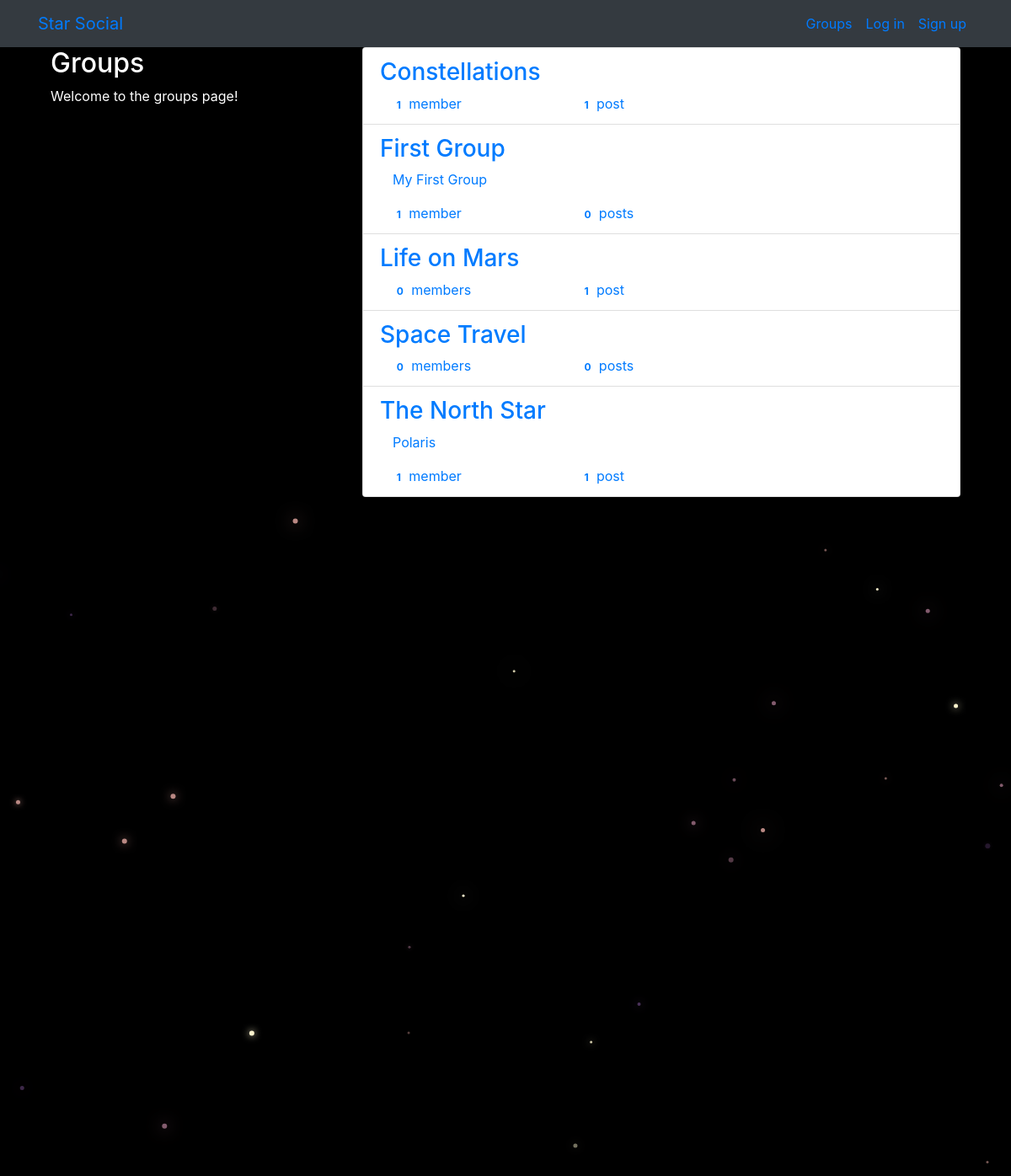
The app's page /groups/ with its own data.
### groups/models.py (models this page shows, shortened)
class Group(models.Model):
    name = models.CharField(max_length = 255, unique=True)
    slug = models.SlugField(allow_unicode=True, unique = True)
    description = models.TextField(blank=True, default='')
    description_html = models.TextField(editable=False, default='', blank = True)
    members = models.ManyToManyField(User, through='GroupMember')
    class Meta:
        ordering = ['name']

### groups/views.py (the view)
# urls.py: path('', views.ListGroups.as_view(), name="all"),
class ListGroups(generic.ListView):
    model = Group

### groups/templates/groups/group_list.html (shortened to what this page needs)
{% extends "groups/group_base.html" %}
{% block pregroup %}
<div class="col-md-4">
  <div class="content">
    <h2>Groups</h2>
    <p>Welcome to the groups page!</p>
  </div>
</div>
{% endblock %}
{% block group_content %}
<div class="col-md-8">
    <div class="list-group">
        {% for group in object_list %}
        <a class = 'list-group-item' href="{% url 'groups:single' slug=group.slug %}">
          <h3 class = 'title list-group-item-heading'>{{group.name}}</h3>
          <div class="list-group-item-text container-fluid">
            {{group.description_html|safe}}
            <div class="row">
              <div class="col-md-4">
                <span class='badge'>{{group.members.count}}</span>
                member{{group.members.count|pluralize}}
              </div>
              <div class="col-md-4">
                <span class = 'badge'>{{group.posts.count}}</span>
                post{{group.posts.count|pluralize}}
              </div>
            </div>
          </div>
        </a>
        {% endfor %}
    </div>
</div>
{% endblock %}

### static/simplesocial/css/master.css (style rules this page uses)
body { margin: 0; overflow: hidden; background-color: black; color:white; }

### records on screen
Group: name "Constellations", members.count "1", posts.count "1"
Group: name "First Group", description_html "My First Group", members.count "1", posts.count "0"
Group: name "Life on Mars", members.count "0", posts.count "1"
Group: name "Space Travel", members.count "0", posts.count "0"
Group: name "The North Star", description_html "Polaris", members.count "1", posts.count "1"
